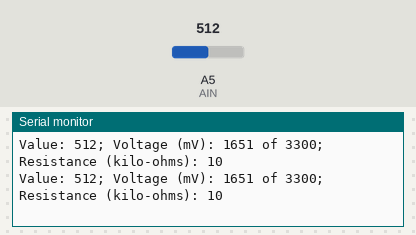
Bench run of a sketch on a simulated Arduino Uno, built with avr-gcc and run on an emulated ATmega328P. On the bench: the last lines printed to the serial monitor. The test bench sets the inputs (shaded band); at power-on: A5 (AIN) = 512.

Above: at 1.8 s.
1.9 s: A5 (AIN) set to 716
At 2.8 s:
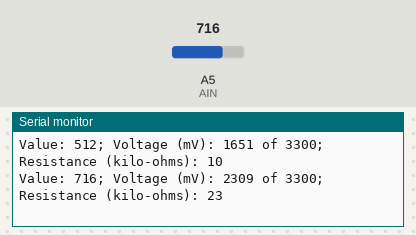
3.4 s: A5 (AIN) set to 900
At 4.8 s:
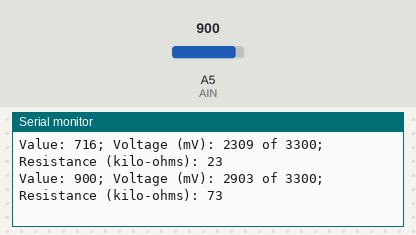
Timing chart, 0 to 6.4 s (numbered marks = the images above; inputs shaded):
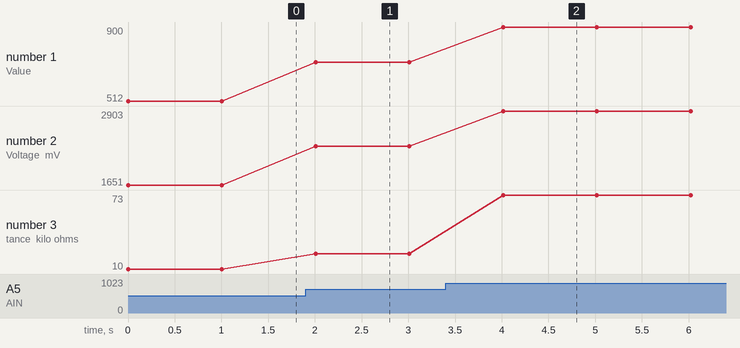

The sketch:

LDR.ino
```cpp
// (licence header left out)
// Comment/uncomment as suitable for your hardware
// #define LaunchPadF5529

#ifdef LaunchPadF5529
#define AIN A5 // aka P6_5
#define ADC_MAX 4095
#else
#define AIN A5 // aka 19
#define ADC_MAX 1023
#endif

#define R1 10 // in kilo-ohms
#define Vcc 3300 // in mV

void setup()
{
  Serial.begin(9600);
}

void loop()
{
  int value = analogRead(AIN);
  unsigned int voltage = map(value, 0, ADC_MAX, 0, 3300);
  unsigned int resistance = voltage*R1/(Vcc-voltage); // comes from voltage divider concept

  Serial.print("Value: ");
  Serial.print(value);
  Serial.print("; Voltage (mV): ");
  Serial.print(voltage);
  Serial.print(" of ");
  Serial.print(Vcc);
  Serial.print("; Resistance (kilo-ohms): ");
  Serial.println(resistance);

  delay(1000);
}
```

Measured:
- after the input at 1.9 s, the serial monitor: prints a new line after 0.11 s (image 1)
- after the input at 3.4 s, the serial monitor: prints a new line after 0.61 s (image 2)
- plotted number 1: 512 → 716 after the input at 1.9 s, 716 → 900 after the input at 3.4 s
- plotted number 2: 1651 → 2309 after the input at 1.9 s, 2309 → 2903 after the input at 3.4 s
- plotted number 3: 10 → 23 after the input at 1.9 s, 23 → 73 after the input at 3.4 s
